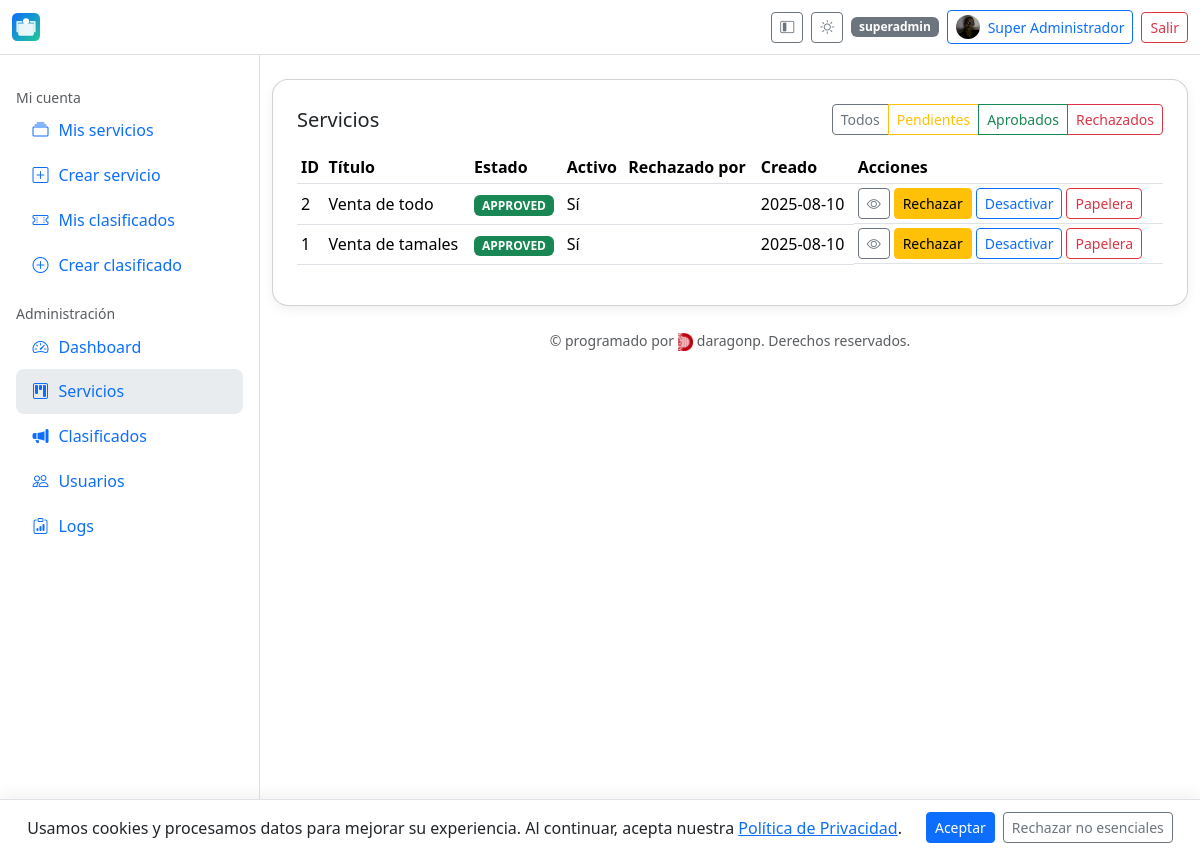
Before: /admin/services (signed in) with the older database file.
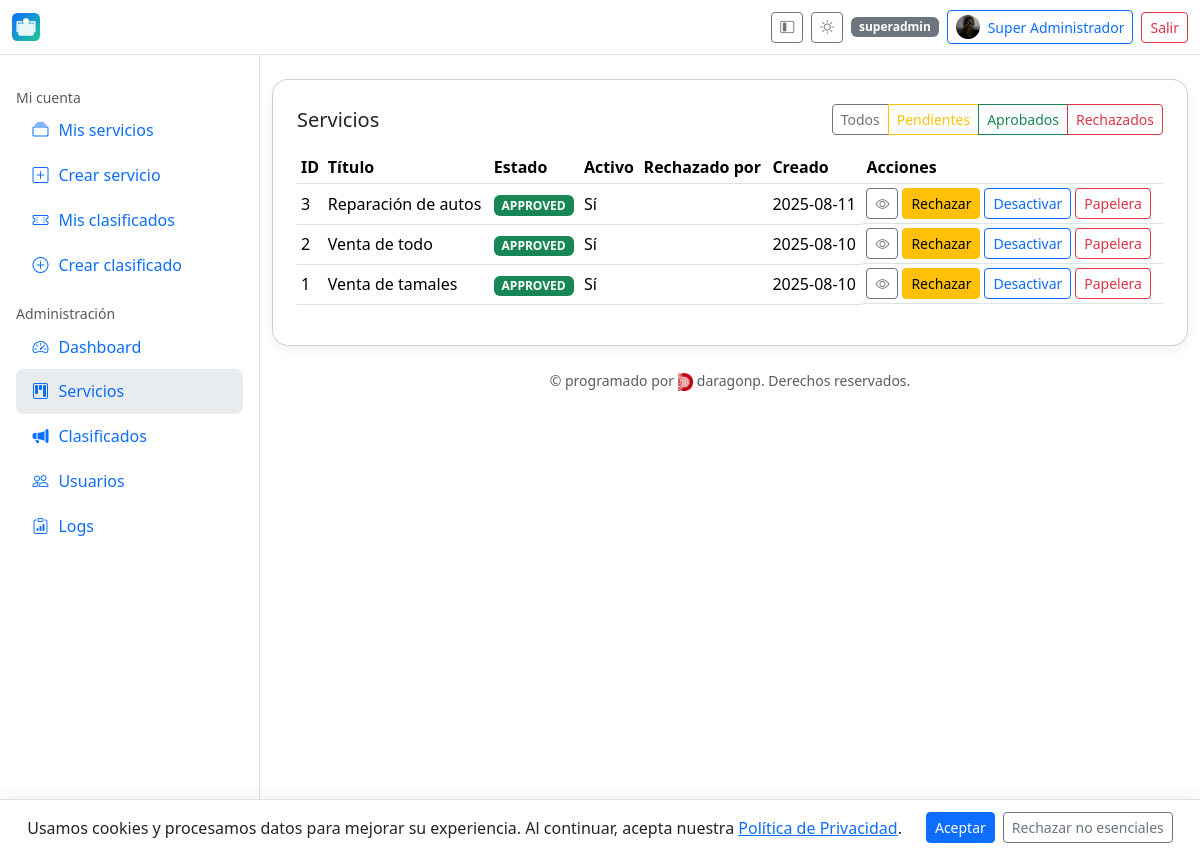
After: the same page with the newer database file.
### app/models.py (models this page shows, shortened)
class Service(db.Model):
    __tablename__ = "service"
    id = db.Column(db.Integer, primary_key=True)
    title = db.Column(db.String(200), nullable=False)
    description = db.Column(db.Text)
    website = db.Column(db.String(255))
    social = db.Column(db.String(255))
    address = db.Column(db.String(255))
    owner_id = db.Column(db.Integer, db.ForeignKey("user.id"), nullable=False)
    contact_name = db.Column(db.String(150))
    contact_email = db.Column(db.String(255))
    contact_phone = db.Column(db.String(50))
    status = db.Column(db.String(20), default=ServiceStatus.PENDING.value)
    is_active = db.Column(db.Boolean, default=False)
    is_deleted = db.Column(db.Boolean, default=False)
    created_at = db.Column(db.DateTime, default=datetime.utcnow)
    approved_by = db.Column(db.Integer, db.ForeignKey("user.id"))
    approved_at = db.Column(db.DateTime)
    rejected_by = db.Column(db.Integer, db.ForeignKey("user.id"))
    rejected_at = db.Column(db.DateTime)

### app/admin.py (the view)
@admin_bp.route("/services")
@login_required
def admin_services():
    if not _require_admin():
        return ("Forbidden", 403)
    status = request.args.get("status")
    q = Service.query.filter_by(is_deleted=False)
    if status:
        q = q.filter_by(status=status)
    items = q.order_by(Service.created_at.desc()).all()
    users_map = {u.id: u.name for u in User.query.with_entities(User.id, User.name).all()}
    return render_template("admin/services.html", items=items, ServiceStatus=ServiceStatus, users_map=users_map)

### app/admin.py (called while the page is built)
def _require_admin():
    return current_user.is_authenticated and current_user.role in ("admin", "superadmin")

@admin_bp.before_request
def _check_admin():
    if request.endpoint and request.endpoint.startswith("admin.") and not _require_admin():
        return ("Forbidden", 403)

### app/templates/admin/services.html (shortened to what this page needs)
{% extends "base.html" %}
{% block content %}
<div class="card card-shadow p-4">
  <div class="d-flex justify-content-between align-items-center mb-3">
    <h1 class="h5 m-0">Servicios</h1>
    <div class="btn-group">
      <a class="btn btn-outline-secondary btn-sm" href="{{ url_for('admin.admin_services') }}">Todos</a>
      <a class="btn btn-outline-warning btn-sm" href="{{ url_for('admin.admin_services', status=ServiceStatus.PENDING.value) }}">Pendientes</a>
      <a class="btn btn-outline-success btn-sm" href="{{ url_for('admin.admin_services', status=ServiceStatus.APPROVED.value) }}">Aprobados</a>
      <a class="btn btn-outline-danger btn-sm" href="{{ url_for('admin.admin_services', status=ServiceStatus.REJECTED.value) }}">Rechazados</a>
    </div>
  </div>
  <div class="table-responsive">
    <table class="table table-sm align-middle js-dt" id="dt_services">
      <thead>
        <tr>
          <th>ID</th>
          <th>Título</th>
          <th>Estado</th>
          <th>Activo</th>
          <th>Rechazado por</th>
          <th>Creado</th>
          <th>Acciones</th>
        </tr>
      </thead>
      <tbody>
        {% for s in items %}
        <tr>
          <td>{{ s.id }}</td>
          <td class="text-truncate" style="max-width: 340px">{{ s.title }}</td>
          <td>
            <span class="badge text-bg-{% if s.status==ServiceStatus.APPROVED.value %}success{% elif s.status==ServiceStatus.PENDING.value %}warning{% else %}danger{% endif %}">
              {{ s.status }}
            </span>
          </td>
          <td>{{ 'Sí' if s.is_active else 'No' }}</td>
          <td>{{ users_map.get(s.rejected_by) or '' }}</td>
          <td>{{ s.created_at.strftime('%Y-%m-%d') if s.created_at else '' }}</td>
          <td class="d-flex gap-1 flex-wrap">
            <a class="btn btn-sm btn-outline-secondary" href="{{ url_for('services.detail', service_id=s.id) }}" title="Ver"><i class="bi bi-eye"></i></a>
            {% if s.status != ServiceStatus.REJECTED.value %}
            <form method="post" action="{{ url_for('admin.reject_service', service_id=s.id) }}">
              <button class="btn btn-sm btn-warning" title="Rechazar">Rechazar</button>
            </form>
            {% endif %}
            {% if s.status == ServiceStatus.APPROVED.value %}
            <form method="post" action="{{ url_for('admin.toggle_active', service_id=s.id) }}">
              <button class="btn btn-sm btn-outline-primary" title="{{ 'Desactivar' if s.is_active else 'Activar' }}">
                {{ 'Desactivar' if s.is_active else 'Activar' }}
              </button>
            </form>
            {% endif %}
            <form method="post" action="{{ url_for('admin.softdelete_service', service_id=s.id) }}" onsubmit="return confirmSoft(this)">
              <button class="btn btn-sm btn-outline-danger" title="Papelera">Papelera</button>
            </form>
          </td>
        </tr>
        {% endfor %}
      </tbody>
    </table>
  </div>
</div>
{% endblock %}

Changed rows visible on the page:
added Service: id "3", title "Reparación de autos", status "APPROVED", is_active "Sí", created_at "2025-08-11", is_active "Desactivar"
